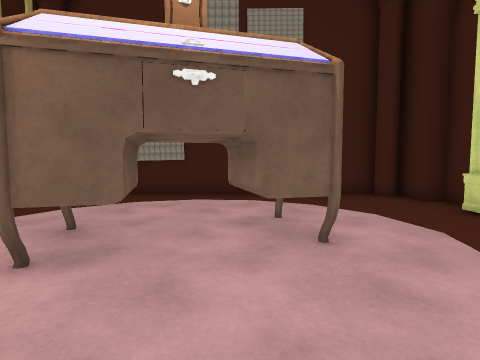
View 1 (above)

17 first-person views from a walk through a Unity game level. The camera is 1.2 m above the floor, tilts 4° down and sees 80° across. The floor is counted in squares, 1 m on a side. Each view is taken from the middle of a square. On the plan, view 1 faces up. The plan holds only what a view shows up to about 13 squares ahead; the rest is blank. The place goes on beyond the plan. Some surface patterns are stand-ins.

View 2
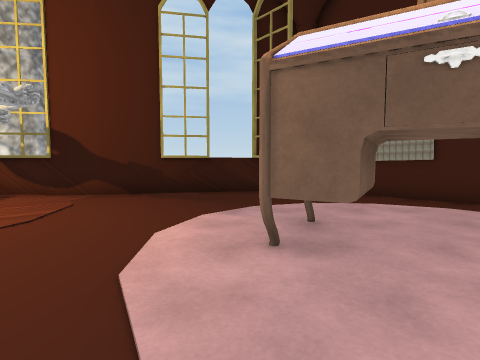

View 3
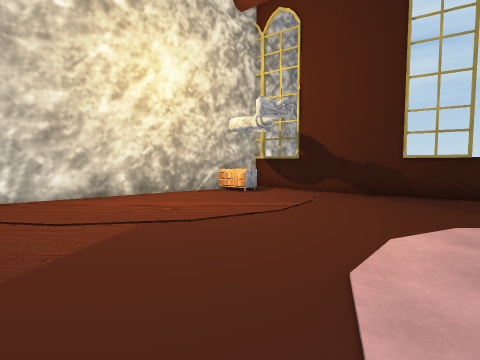

View 4
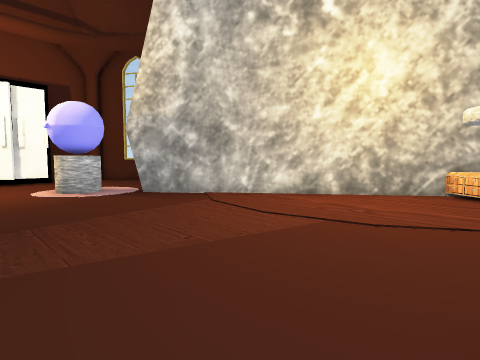

View 5
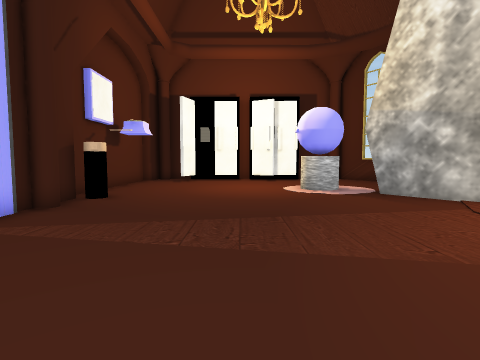

View 6
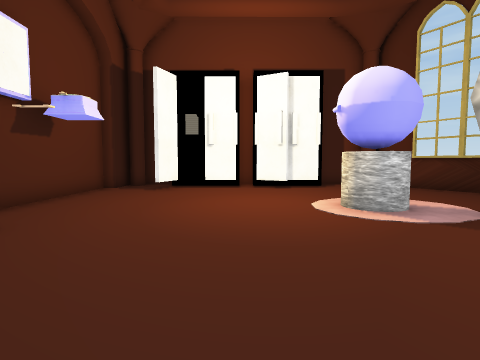

View 7
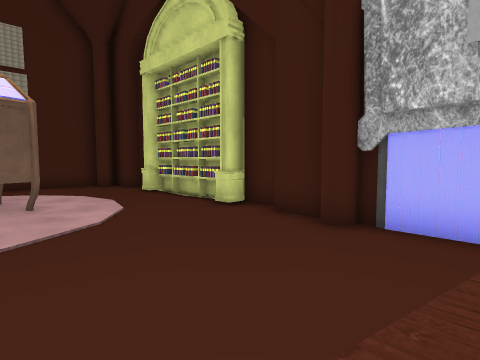

View 8
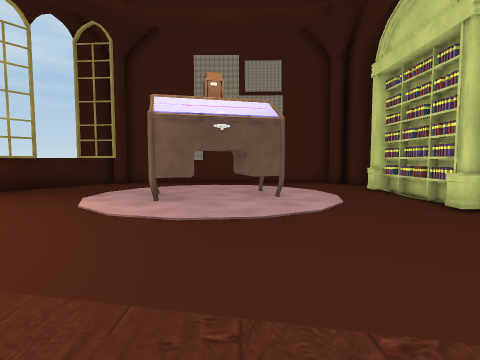

View 9
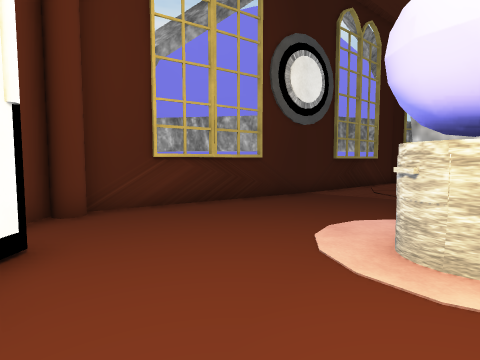

View 10
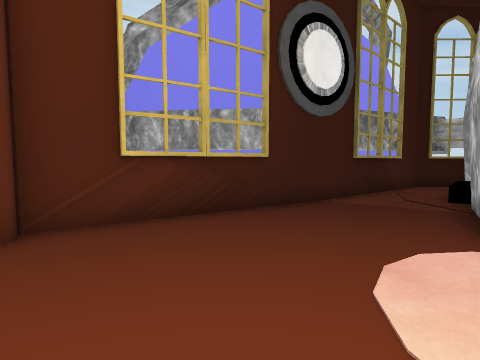

View 11
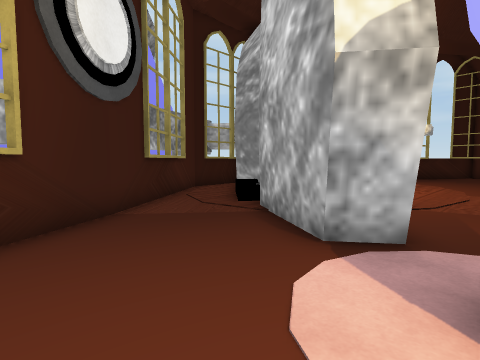

View 12
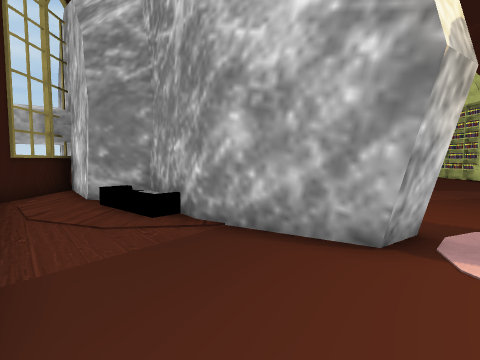

View 13
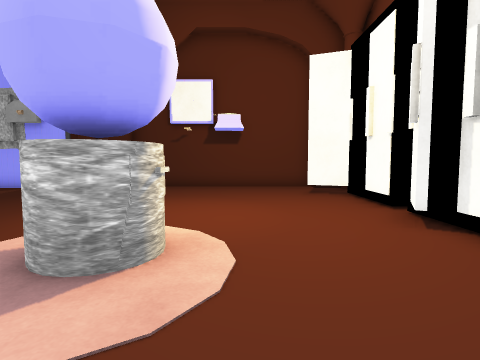

View 14
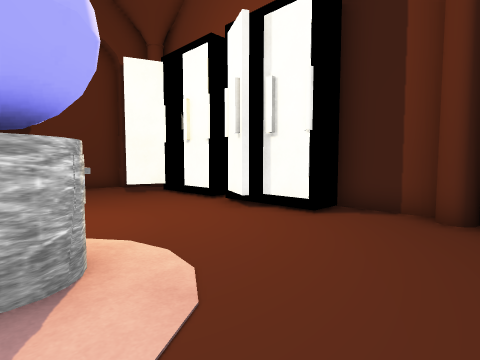

View 15
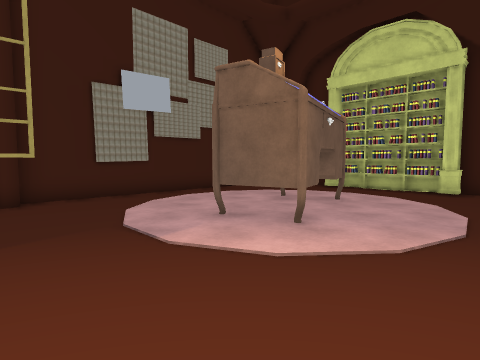

View 16
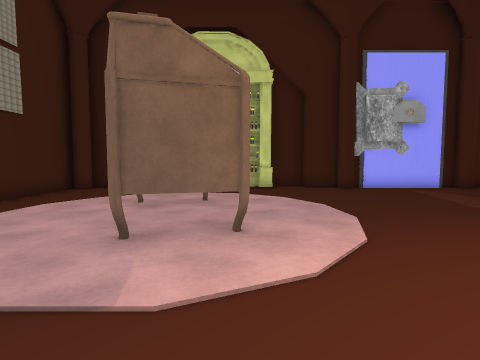

View 17
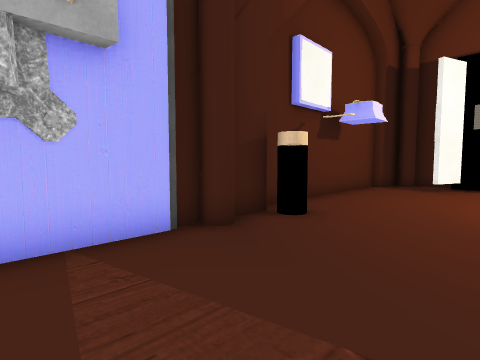

### Floor plan
Points are (right, up) in squares from view 1. A wall is a line through its corners. A room is listed if a view was taken in it or the views show most of it. See-through windows are left out.
Room 1 (views 1, 2, 3, 4, 5, 6, 7, 8, 9, 10, 11, 12, 13, 14, 15, 16, 17)
walls: (-4.9, -9.8) (-5.8, -10.5) (-8.9, -8.5); (5.2, -1.2) (5.2, 0.1) (5.8, 0.1) (5.8, 1.6); (5.2, -6.4) (5.2, -1.8); (-8.5, -8.8) (-10.4, -6.4) (-12.5, -6); (5.2, -8.2) (5.2, -7.1); (-10.4, 3.6) (-12.8, 0.7); (-5.6, 8) (-6.6, 8); (-6.5, 8.2) (-7.5, 8.2); (-13.2, -7.9) (-10.4, -11.6) (-6.5, -17.7); (-7.3, 8.4) (-10.5, 3.5); (-13.7, 2) (-5.1, -9.6); (5.8, 7.2) (5.8, 8.2) (5.2, 8.2) (5.2, 9.9) (-5.8, 9.9); (-2, -16.1) (-0.7, -16.8); (-3.7, -16.7) (-2, -16.7); (-1.1, -16.8) (-0.6, -16.8); (0, -16.8) (1.6, -16.8); (2.7, -16.8) (3.3, -15.4); (-6.1, -18) (-3.5, -18); (5.2, -17.2) (5.2, -16.2) (5.8, -16.2) (5.8, -8.8); (3.9, -18) (4.5, -18)
low walls: (-5.1, -9.6) (-6.1, -10.4); (-11.9, -5.9) (-12.4, -5.8)
ways out: opening at (-13, -7) to room 2
objects: cabinet (-11, 0); other object (-4, -12) to (-3, -11); other object (-3, 3) to (1, 6); bookshelf (5, 2) to (6, 6)
Room 2 (no view inside)
walls: (-15.1, -7) (-14.3, -8.9); (-12.1, -6.2) (-14.6, -2.8) (-14.6, -6.2) (-13.2, -7.9)
ways out: opening at (-13, -7) to room 1

Where each view was taken, in squares from view 1:
view 1: 0 up, 0 right, facing up
view 2: 0 up, 0 right, facing up-left
view 3: 0 up, 0 right, facing left
view 4: 1 up, 0 right, facing down-left
view 5: 1 up, 0 right, facing down
view 6: 4 down, 0 right, facing down
view 7: 4 down, 0 right, facing up-right
view 8: 5 down, 0 right, facing up
view 9: 14 down, 0 right, facing left
view 10: 14 down, 2 left, facing left
view 11: 14 down, 4 left, facing up-left
view 12: 14 down, 8 left, facing up
view 13: 13 down, 7 left, facing right
view 14: 11 down, 7 left, facing down-right
view 15: 0 up, 7 left, facing up-right
view 16: 3 up, 7 left, facing right
view 17: 3 down, 1 right, facing down-right
